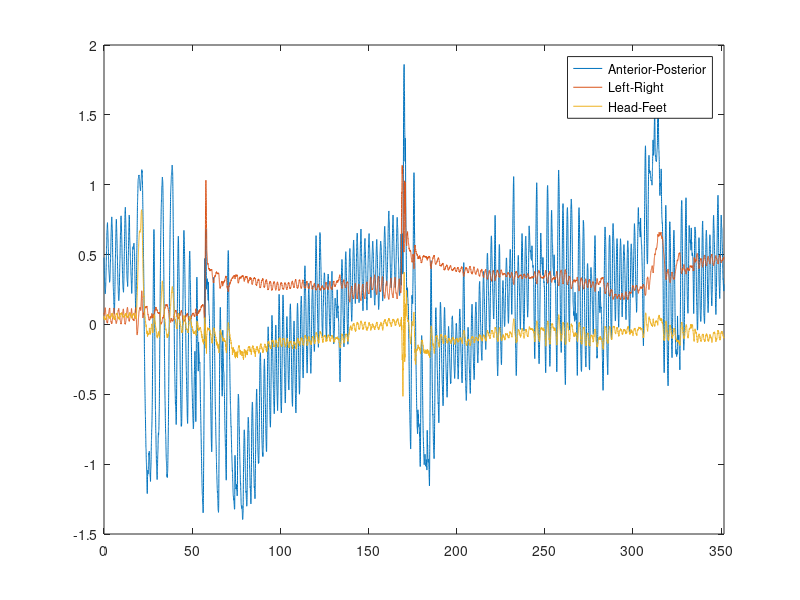
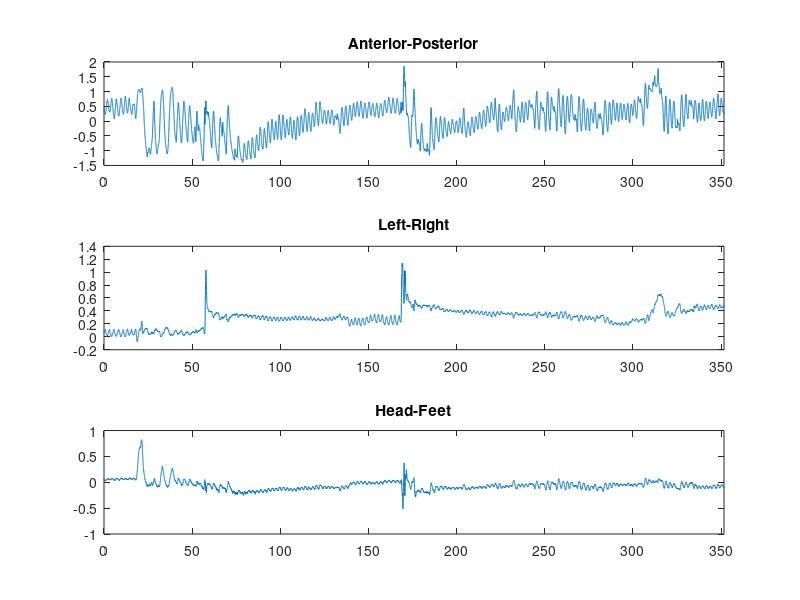

Here is the MATLAB script that generated these plots, in order:
clearvars;

load('dataRPM')

figure(99), clf
plot(tt, yy)
set(gca, 'XLim', [tt(1, 1), tt(end, 1)])
legend(pos)

figure(100), clf
for n = 1:3
    subplot(3, 1, n);
    plot(tt(:, n), yy(:, n));
    set(gca, 'XLim', [tt(1, 1), tt(end, 1)]);
    title(pos{n});
end

t1 = 185; t2 = 235;
t1 = 80; t2 = 130;